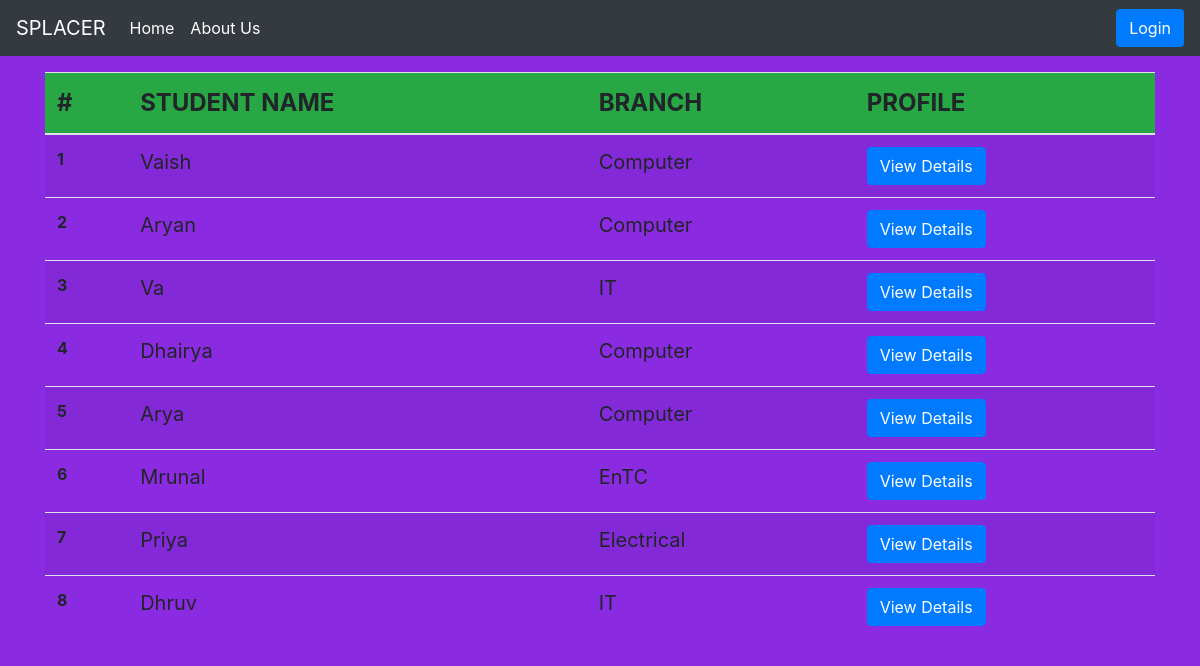
Screenshot of /viewstudents/ with the database file from the repository.
### portal/models.py (models this page shows, shortened)
class Student(models.Model):
    choicesy = ((1, 'FY'), (2, 'SY'), (3, 'TY'), (4, 'Btech'))
    user = models.OneToOneField(User, on_delete=models.CASCADE)
    s_id = models.IntegerField(primary_key=True)
    resume = models.FileField(upload_to='uploads/',validators=[FileExtensionValidator(allowed_extensions=['pdf', 'doc', 'docx'])])
    b_id = models.ForeignKey(Branch, null = True, on_delete=models.SET_NULL)
    curr_year = models.IntegerField(choices = choicesy, default = 1)
    curr_sem = models.IntegerField(
        validators=[MinValueValidator(1), MaxValueValidator(8)], default = 1)
    status = models.BooleanField(default=False) #False means not placed
    verify = models.BooleanField(default = False) #False means details not verified

class Branch(models.Model):
    b_id = models.AutoField(primary_key = True)
    b_name = models.CharField(max_length = 150)

### portal/views.py (the view)
# urls.py: path('viewstudents/', viewstudents, name='viewstudents'),
def viewstudents(request):
    s = Student.objects.all()
    return render(request, 'portal/studentlist.html', {'student':s})

### portal/templates/portal/studentlist.html (shortened to what this page needs)
{% extends "portal/basic.html" %} {% load crispy_forms_tags %} {% block body %}
<link rel="stylesheet" href="https://use.fontawesome.com/releases/v5.8.1/css/all.css">
<div class="container mt-3">
         {% if final or shortlist %}
            <input type="hidden" id="am" name="am" value="{{round1}}">
            <table class="table table-striped">
                <thead>
                    <tr class="bg-success">
                        <th scope="col" style="font-size:24px">#</th>
                        <th scope="col" style="font-size:24px">STUDENT NAME</th>
                        <th scope="col" style="font-size:24px">BRANCH</th>
                        <th scope="col" style="font-size:24px">PROFILE</th>
                        <th scope="col" style="font-size:24px">ACTION</th>
                    </tr>
                </thead>
                <tbody>
                    {% for c in apps %}
                    <tr>
                        <th scope="row">{{c.student.s_id}}</th>
                        <td style="font-size:20px">{{c.student.user.username}}</td>
                        <td style="font-size:20px">{{c.student.b_id.b_name}}</td>
                        <td>
                            <a href="#" class="btn btn-primary">View Details</a>
                        </td>
                        <td>
                            <input type="checkbox" name="name" value='{{c.student.s_id}}' />&nbsp;
                        </td>
                    </tr>
                    {% endfor %}
                </tbody>
            </table>
            <div class="form-group">
                <button class="btn btn-outline-info my-3" id='comp' type="submit">Create Shortlist</button>
            </div>
        </form>
        {% else %}
        <table class="table table-striped">
            <thead>
                <tr class="bg-success">
                    <th scope="col" style="font-size:24px">#</th>
                    <th scope="col" style="font-size:24px">STUDENT NAME</th>
                    <th scope="col" style="font-size:24px">BRANCH</th>
                    <th scope="col" style="font-size:24px">PROFILE</th>
                </tr>
            </thead>
            <tbody>
                {% for c in student %}
                <tr>
                    <th scope="row">{{c.s_id}}</th>
                    <td style="font-size:20px">{{c.user.username}}</td>
                    <td style="font-size:20px">{{c.b_id.b_name}}</td>
                    <td>
                        <a href="#" class="btn btn-primary">View Details</a>
                    </td>
                </tr>
                {% endfor %}
            </tbody>
        </table>
        {% endif %}
</div>
{% endblock %} {% block js %} {% endblock %}

### rows the page displays
Student: s_id "1", user.username "Vaish", b_id.b_name "Computer"
Student: s_id "2", user.username "Aryan", b_id.b_name "Computer"
Student: s_id "3", user.username "Va", b_id.b_name "IT"
Student: s_id "4", user.username "Dhairya", b_id.b_name "Computer"
Student: s_id "5", user.username "Arya", b_id.b_name "Computer"
Student: s_id "6", user.username "Mrunal", b_id.b_name "EnTC"
Student: s_id "7", user.username "Priya", b_id.b_name "Electrical"
Student: s_id "8", user.username "Dhruv", b_id.b_name "IT"
